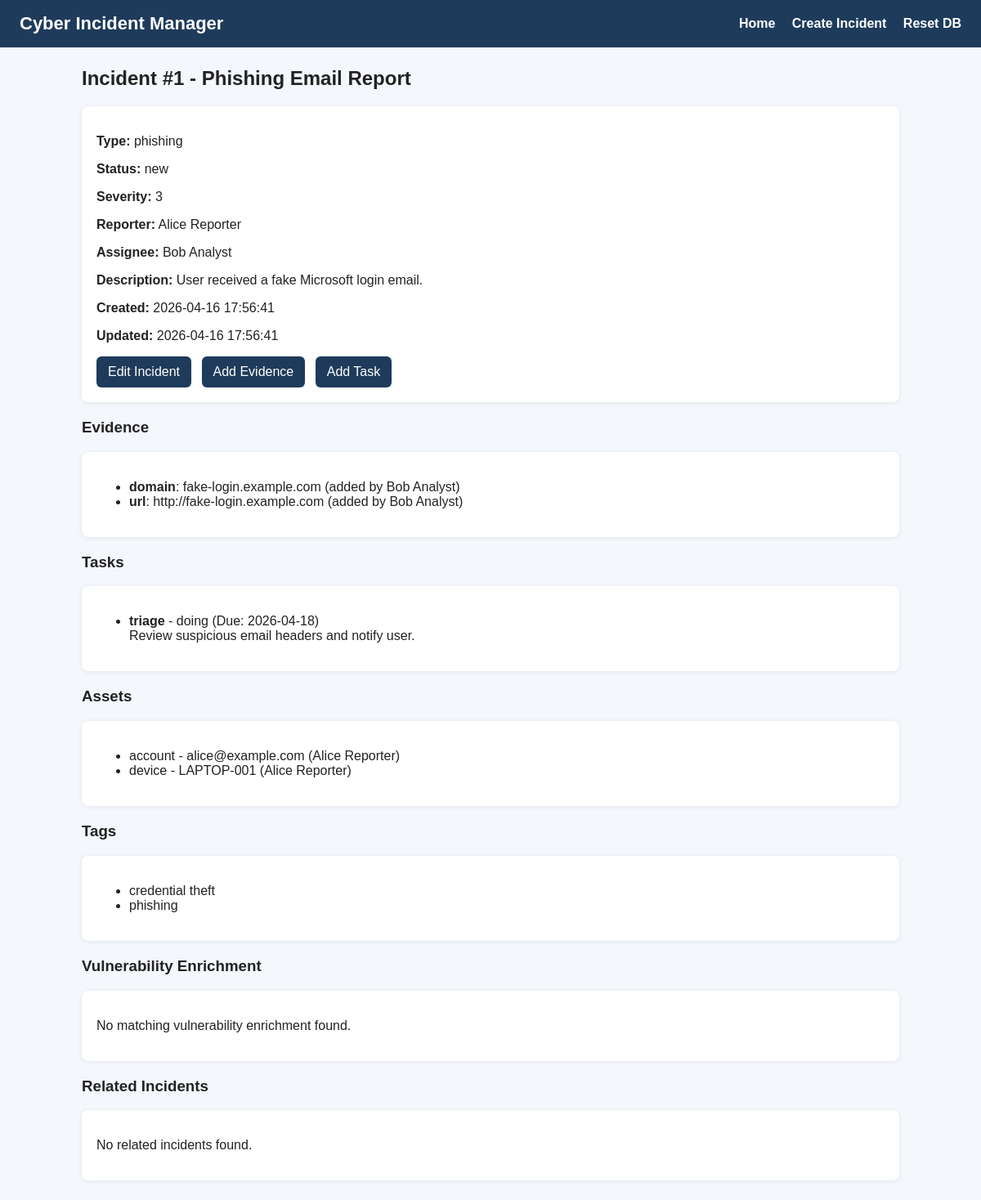
/incident/1, run on the app's committed database.
### tables this page shows
CREATE TABLE incidents (
    incident_id INTEGER PRIMARY KEY AUTOINCREMENT,
    title TEXT NOT NULL,
    description TEXT,
    incident_type TEXT NOT NULL,
    status TEXT NOT NULL CHECK(status IN ('new', 'triaged', 'investigating', 'resolved', 'closed')),
    severity INTEGER NOT NULL CHECK(severity BETWEEN 1 AND 5),
    reporter_id INTEGER NOT NULL,
    assignee_id INTEGER,
    created_at TEXT DEFAULT CURRENT_TIMESTAMP,
    updated_at TEXT DEFAULT CURRENT_TIMESTAMP,
    FOREIGN KEY (reporter_id) REFERENCES users(user_id),
    FOREIGN KEY (assignee_id) REFERENCES users(user_id)
);

CREATE TABLE users (
    user_id INTEGER PRIMARY KEY AUTOINCREMENT,
    name TEXT NOT NULL,
    email TEXT NOT NULL UNIQUE,
    role TEXT NOT NULL CHECK(role IN ('reporter', 'analyst', 'admin'))
);

CREATE TABLE evidence (
    evidence_id INTEGER PRIMARY KEY AUTOINCREMENT,
    incident_id INTEGER NOT NULL,
    evidence_type TEXT NOT NULL CHECK(evidence_type IN ('url', 'domain', 'hash', 'cve', 'email_header', 'file')),
    value TEXT NOT NULL,
    file_path TEXT,
    added_at TEXT DEFAULT CURRENT_TIMESTAMP,
    added_by INTEGER,
    FOREIGN KEY (incident_id) REFERENCES incidents(incident_id),
    FOREIGN KEY (added_by) REFERENCES users(user_id),
    UNIQUE(incident_id, evidence_type, value)
);

CREATE TABLE tasks (
    task_id INTEGER PRIMARY KEY AUTOINCREMENT,
    incident_id INTEGER NOT NULL,
    created_by INTEGER NOT NULL,
    task_type TEXT NOT NULL CHECK(task_type IN ('triage', 'contain', 'eradicate', 'recover', 'postmortem')),
    status TEXT NOT NULL CHECK(status IN ('todo', 'doing', 'done')),
    due_date TEXT,
    notes TEXT,
    created_at TEXT DEFAULT CURRENT_TIMESTAMP,
    FOREIGN KEY (incident_id) REFERENCES incidents(incident_id),
    FOREIGN KEY (created_by) REFERENCES users(user_id)
);

CREATE TABLE assets (
    asset_id INTEGER PRIMARY KEY AUTOINCREMENT,
    asset_type TEXT NOT NULL CHECK(asset_type IN ('device', 'account', 'server')),
    identifier TEXT NOT NULL,
    owner TEXT,
    UNIQUE(asset_type, identifier)
);

CREATE TABLE tags (
    tag_id INTEGER PRIMARY KEY AUTOINCREMENT,
    name TEXT NOT NULL UNIQUE
);

### app.py (the view)
@app.route("/incident/<int:incident_id>")
def incident_detail(incident_id):
    conn = get_db_connection()
    incident = conn.execute("""
        SELECT i.*,
               r.name AS reporter_name,
               a.name AS assignee_name
        FROM incidents i
        JOIN users r ON i.reporter_id = r.user_id
        LEFT JOIN users a ON i.assignee_id = a.user_id
        WHERE i.incident_id = ?
    """, (incident_id,)).fetchone()
    if incident is None:
        conn.close()
        return "Incident not found", 404
    evidence_items = conn.execute("""
        SELECT e.*, u.name AS added_by_name
        FROM evidence e
        LEFT JOIN users u ON e.added_by = u.user_id
        WHERE e.incident_id = ?
        ORDER BY e.evidence_id DESC
    """, (incident_id,)).fetchall()
    tasks = conn.execute("""
        SELECT t.*, u.name AS created_by_name
        FROM tasks t
        JOIN users u ON t.created_by = u.user_id
        WHERE t.incident_id = ?
        ORDER BY t.task_id DESC
    """, (incident_id,)).fetchall()
    assets = conn.execute("""
        SELECT a.*
        FROM assets a
        JOIN incident_asset ia ON a.asset_id = ia.asset_id
        WHERE ia.incident_id = ?
        ORDER BY a.asset_id DESC
    """, (incident_id,)).fetchall()
    tags = conn.execute("""
        SELECT t.*
        FROM tags t
        JOIN incident_tag it ON t.tag_id = it.tag_id
        WHERE it.incident_id = ?
        ORDER BY t.name
    """, (incident_id,)).fetchall()
    vuln_matches = conn.execute("""
        SELECT DISTINCT v.*
        FROM vulnerabilities v
        JOIN evidence e ON e.value = v.cve_id
        WHERE e.incident_id = ? AND e.evidence_type = 'cve'
    """, (incident_id,)).fetchall()
    related_incidents = conn.execute("""
        SELECT DISTINCT i.incident_id, i.title, i.status
        FROM incidents i
        JOIN evidence e2 ON i.incident_id = e2.incident_id
        WHERE i.incident_id != ?
          AND e2.value IN (
              SELECT value
              FROM evidence
              WHERE incident_id = ?
                AND evidence_type IN ('cve', 'url', 'domain', 'hash')
          )
        ORDER BY i.incident_id DESC
    """, (incident_id, incident_id)).fetchall()
    users = conn.execute("SELECT * FROM users ORDER BY name").fetchall()
    conn.close()
    return render_template(
        "incident_detail.html",
        incident=incident,
        evidence_items=evidence_items,
        tasks=tasks,
        assets=assets,
        tags=tags,
        vuln_matches=vuln_matches,
        related_incidents=related_incidents,
        users=users
    )

### app.py (called while the page is built)
def get_db_connection():
    conn = sqlite3.connect(DB_PATH)
    conn.row_factory = sqlite3.Row
    conn.execute("PRAGMA foreign_keys = ON;")
    return conn

### templates/incident_detail.html
{% extends "base.html" %}
{% block content %}
<h2>Incident #{{ incident.incident_id }} - {{ incident.title }}</h2>
<div class="card">
    <p><strong>Type:</strong> {{ incident.incident_type }}</p>
    <p><strong>Status:</strong> {{ incident.status }}</p>
    <p><strong>Severity:</strong> {{ incident.severity }}</p>
    <p><strong>Reporter:</strong> {{ incident.reporter_name }}</p>
    <p><strong>Assignee:</strong> {{ incident.assignee_name if incident.assignee_name else 'Unassigned' }}</p>
    <p><strong>Description:</strong> {{ incident.description }}</p>
    <p><strong>Created:</strong> {{ incident.created_at }}</p>
    <p><strong>Updated:</strong> {{ incident.updated_at }}</p>
    <a class="button-link" href="{{ url_for('edit_incident', incident_id=incident.incident_id) }}">Edit Incident</a>
    <a class="button-link" href="{{ url_for('add_evidence', incident_id=incident.incident_id) }}">Add Evidence</a>
    <a class="button-link" href="{{ url_for('add_task', incident_id=incident.incident_id) }}">Add Task</a>
</div>
<h3>Evidence</h3>
<div class="card">
    {% if evidence_items %}
    <ul>
        {% for item in evidence_items %}
        <li>
            <strong>{{ item.evidence_type }}</strong>: {{ item.value }}
            {% if item.added_by_name %}(added by {{ item.added_by_name }}){% endif %}
        </li>
        {% endfor %}
    </ul>
    {% else %}
    <p>No evidence added yet.</p>
    {% endif %}
</div>
<h3>Tasks</h3>
<div class="card">
    {% if tasks %}
    <ul>
        {% for task in tasks %}
        <li>
            <strong>{{ task.task_type }}</strong> - {{ task.status }}
            {% if task.due_date %}(Due: {{ task.due_date }}){% endif %}
            <br>{{ task.notes }}
        </li>
        {% endfor %}
    </ul>
    {% else %}
    <p>No tasks added yet.</p>
    {% endif %}
</div>
<h3>Assets</h3>
<div class="card">
    {% if assets %}
    <ul>
        {% for asset in assets %}
        <li>{{ asset.asset_type }} - {{ asset.identifier }} ({{ asset.owner }})</li>
        {% endfor %}
    </ul>
    {% else %}
    <p>No linked assets yet.</p>
    {% endif %}
</div>
<h3>Tags</h3>
<div class="card">
    {% if tags %}
    <ul>
        {% for tag in tags %}
        <li>{{ tag.name }}</li>
        {% endfor %}
    </ul>
    {% else %}
    <p>No tags linked yet.</p>
    {% endif %}
</div>
<h3>Vulnerability Enrichment</h3>
<div class="card">
    {% if vuln_matches %}
    <ul>
        {% for vuln in vuln_matches %}
        <li>
            <strong>{{ vuln.cve_id }}</strong> -
            {{ vuln.vendor }} / {{ vuln.product }} /
            {{ vuln.vulnerability_name }}
        </li>
        {% endfor %}
    </ul>
    {% else %}
    <p>No matching vulnerability enrichment found.</p>
    {% endif %}
</div>
<h3>Related Incidents</h3>
<div class="card">
    {% if related_incidents %}
    <ul>
        {% for related in related_incidents %}
        <li>
            <a href="{{ url_for('incident_detail', incident_id=related.incident_id) }}">
                Incident #{{ related.incident_id }} - {{ related.title }}
            </a>
            ({{ related.status }})
        </li>
        {% endfor %}
    </ul>
    {% else %}
    <p>No related incidents found.</p>
    {% endif %}
</div>
{% endblock %}

### static/style.css (style rules this page uses)
body { font-family: Arial, sans-serif; background: #f4f7fb; margin: 0; padding: 0; color: #222; }
.card, .form-card { background: white; padding: 18px; margin-bottom: 20px; border-radius: 8px; box-shadow: 0 1px 6px rgba(0, 0, 0, 0.08); }
button, .button-link { background: #1f3b5b; color: white; border: none; padding: 10px 14px; border-radius: 6px; cursor: pointer; text-decoration: none; display: inline-block; width: auto; margin-right: 8px; }

### data on the page
incidents: incident_id "1", title "Phishing Email Report", incident_type "phishing", status "new", severity "3", description "User received a fake Microsoft login email.", created_at "2026-04-16 17:56:41", updated_at "2026-04-16 17:56:41"
users: reporter_name "Alice Reporter"
users: name "Bob Analyst"
evidence: evidence_type "domain", value "fake-login.example.com", added_by_name "Bob Analyst"
evidence: evidence_type "url", value "http://fake-login.example.com", added_by_name "Bob Analyst"
tasks: task_type "triage", status "doing", due_date "2026-04-18", notes "Review suspicious email headers and notify user."
assets: asset_type "account", identifier "alice@example.com", owner "Alice Reporter"
assets: asset_type "device", identifier "LAPTOP-001", owner "Alice Reporter"
tags: name "credential theft"
tags: name "phishing"
